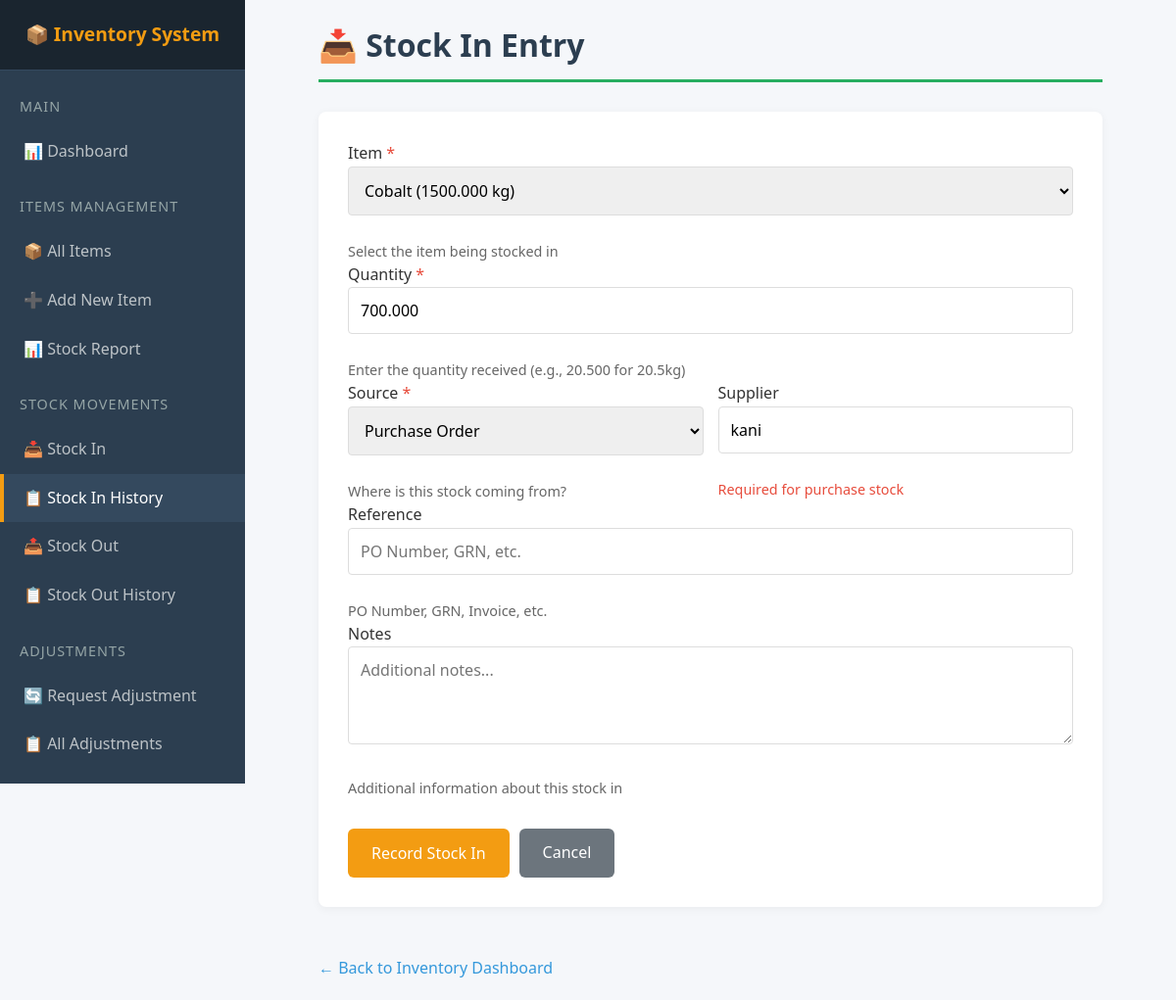
/inventory/stock-ins/1/edit/ (signed in), run on the app's committed database.
### inventory/models.py (models this page shows, shortened)
class StockIn(models.Model):
    SOURCE_CHOICES = [
        ('Purchase', 'Purchase Order'),
        ('Return', 'Customer Return'),
        ('Production', 'Production'),
        ('Adjustment', 'Stock Adjustment'),
        ('Other', 'Other'),
    ]
    STATUS_CHOICES = [
        ('pending', 'Pending Approval'),
        ('approved', 'Approved'),
        ('rejected', 'Rejected'),
    ]
    item = models.ForeignKey(Item, on_delete=models.PROTECT, related_name='stock_ins')
    quantity = models.DecimalField(max_digits=15, decimal_places=3, validators=[MinValueValidator(0.001)])
    source = models.CharField(max_length=20, choices=SOURCE_CHOICES, default='Purchase')
    supplier = models.CharField(max_length=100, blank=True, null=True)
    reference = models.CharField(max_length=100, blank=True, null=True, help_text="PO Number, GRN, etc.")
    status = models.CharField(
        max_length=20,
        choices=STATUS_CHOICES,
        default='pending'
    )
    approved_by = models.ForeignKey(User, on_delete=models.SET_NULL, null=True, blank=True, related_name='approved_stock_ins')
    approved_at = models.DateTimeField(null=True, blank=True)
    date = models.DateTimeField(auto_now_add=True)
    created_at = models.DateTimeField(auto_now_add=True)
    created_by = models.ForeignKey(User, on_delete=models.SET_NULL, null=True, related_name='created_stock_ins')
    received_by = models.CharField(max_length=100, blank=True, null=True)
    notes = models.TextField(blank=True, null=True)
    class Meta:
        ordering = ['-date']
        verbose_name = 'Stock In'
        verbose_name_plural = 'Stock Ins'

### inventory/views.py (the view)
# urls.py: path('stock-ins/<int:pk>/edit/', views.stock_in_edit, name='stock_in_edit'),
@login_required
def stock_in_edit(request, pk):
    stock_in = get_object_or_404(StockIn, pk=pk)
    can_edit = False
    if stock_in.status == 'pending':
        can_edit = True
    elif stock_in.created_at and (timezone.now() - stock_in.created_at).total_seconds() < 3600:  # 1 hour
        can_edit = True
    if not can_edit and not request.user.groups.filter(name='Manager').exists():
        messages.error(request, 'This stock entry cannot be edited. Please create a stock adjustment instead.')
        return redirect('inventory:stock_in_list')
    if request.method == 'POST':
        form = StockInForm(request.POST, instance=stock_in, user=request.user)
        if form.is_valid():
            stock_in = form.save()
            messages.success(request, f'Stock In updated for {stock_in.item.name}!')
            return redirect('inventory:stock_in_list')
    else:
        form = StockInForm(instance=stock_in, user=request.user)
    return render(request, 'inventory/stock_in_form.html', {
        'form': form,
        'editing': True,
        'stock_in': stock_in
    })

### inventory/forms.py (shortened to what this page needs)
class StockInForm(forms.ModelForm):
    class Meta:
        model = StockIn
        fields = [
            'item', 'quantity', 'source',
            'supplier', 'reference', 'notes'
        ]
        widgets = {
            'item': forms.Select(attrs={'class': 'form-control'}),
            'quantity': forms.NumberInput(attrs={'class': 'form-control', 'min': 0.001, 'step': 0.001}),
            'source': forms.Select(attrs={'class': 'form-control'}),
            'supplier': forms.TextInput(attrs={'class': 'form-control', 'placeholder': 'Supplier name'}),
            'reference': forms.TextInput(attrs={'class': 'form-control', 'placeholder': 'PO Number, GRN, etc.'}),
            'notes': forms.Textarea(attrs={'class': 'form-control', 'rows': 3, 'placeholder': 'Additional notes...'}),
        }
    def __init__(self, *args, **kwargs):
        self.user = kwargs.pop('user', None)
        super().__init__(*args, **kwargs)
        self.fields['item'].queryset = Item.objects.filter(is_active=True).order_by('name')
        if 'category' in self.fields:
            del self.fields['category']

### finance/context_processors.py (called while the page is built)
def finance_context(request):
    if request.user.is_authenticated and request.user.is_superuser:
        finance_pending_requests = FinanceEditRequest.objects.filter(
            status='Pending'
        ).count()
    else:
        finance_pending_requests = 0
    return {
        'finance_pending_requests': finance_pending_requests,
    }

### hr/context_processors.py (called while the page is built, shortened)
def leave_counts(request):
    if not request.user.is_authenticated:
        return {}
    pending_count = 0
    user_is_manager = request.user.groups.filter(name='Manager').exists()
    try:
        from .models import LeaveRequest, Employee
    except ImportError:
        pass
    return {
    'hr_pending_leaves': pending_count,
    'user_is_manager': user_is_manager,
    }

### inventory/models.py (called while the page is built)
    def __str__(self):
        return f"{self.name} ({self.quantity} {self.unit_of_measure})"

### sales/context_processors.py (called while the page is built, shortened)
def sales_sidebar_context(request):
    return {}

### inventory/templates/inventory/stock_in_form.html (shortened to what this page needs)
{% extends 'inventory/base.html' %}
{% load static %}
{% block extra_css %}
<link rel="stylesheet" href="{% static 'inventory/css/forms.css' %}">
{% endblock %}
{% block content %}
<h1>📥 Stock In Entry</h1>
<div class="form-card">
    <form method="POST" id="stockInForm">
        <div class="form-group">
            <label for="id_item" class="required">Item</label>
            {{ form.item }}
            <div class="help-text">Select the item being stocked in</div>
        </div>
        <div class="form-group">
            <label for="id_quantity" class="required">Quantity</label>
            {{ form.quantity }}
            <div class="help-text">Enter the quantity received (e.g., 20.500 for 20.5kg)</div>
        </div>
        <div class="form-row">
            <div class="form-group">
                <label for="id_source" class="required">Source</label>
                {{ form.source }}
                <div class="help-text">Where is this stock coming from?</div>
            </div>
            <div class="form-group">
                <label for="id_supplier">Supplier</label>
                {{ form.supplier }}
                <div class="help-text" id="supplierHelp">Optional for non-purchase stock</div>
            </div>
        </div>
        <div class="form-group">
            <label for="id_reference">Reference</label>
            {{ form.reference }}
            <div class="help-text">PO Number, GRN, Invoice, etc.</div>
        </div>
        <div class="form-group">
            <label for="id_notes">Notes</label>
            {{ form.notes }}
            <div class="help-text">Additional information about this stock in</div>
        </div>
        <div class="actions">
            <button type="submit" class="btn btn-success" id="submitBtn">
                <span id="submitText">Record Stock In</span>
            </button>
            <a href="{% url 'inventory:stock_in_list' %}" class="btn btn-secondary">Cancel</a>
        </div>
    </form>
</div>
<a href="{% url 'inventory:dashboard' %}" class="back-link">← Back to Inventory Dashboard</a>
{% endblock %}

### inventory/static/inventory/css/base.css (style rules this page uses)
* { font-family: 'Segoe UI', sans-serif; margin: 0; padding: 0; box-sizing: border-box; }
body { background: #f5f7fa; color: #333; line-height: 1.6; display: flex; min-height: 100vh; }
h1 { color: #2c3e50; margin-bottom: 20px; padding-bottom: 10px; border-bottom: 3px solid #f39c12; }
.btn { padding: 10px 20px; background: #3498db; color: white; text-decoration: none; border-radius: 6px; font-weight: 500; display: inline-block; cursor: pointer; border: none; font-size: 0.95em; transition: background 0.3s; }
.btn-secondary { background: #6c757d; }
.btn-success { background: #27ae60; }

### inventory/static/inventory/css/components.css (style rules this page uses)
.btn { padding: 10px 20px; background: #3498db; color: white; text-decoration: none; border-radius: 6px; font-weight: 500; display: inline-block; cursor: pointer; border: none; font-size: 0.95em; transition: background 0.3s; }
.btn-success { background: #27ae60; }
.btn-secondary { background: #6c757d; }

### inventory/static/inventory/css/forms.css (style rules this page uses)
.required::after { content: " *"; color: #e74c3c; }
.form-control, .form-select, textarea.form-control { width: 100%; padding: 12px; border: 1px solid #ddd; border-radius: 4px; font-size: 1em; margin-bottom: 20px; box-sizing: border-box; transition: border-color 0.3s, box-shadow 0.3s; }
textarea.form-control { min-height: 100px; resize: vertical; }
.btn { padding: 12px 24px; background: #f39c12; color: white; text-decoration: none; border-radius: 6px; font-weight: 500; display: inline-block; border: none; cursor: pointer; font-size: 1em; transition: background 0.3s; }
.btn-secondary { background: #6c757d; }
.back-link { display: inline-block; margin-top: 20px; color: #3498db; text-decoration: none; font-weight: 500; }

### inventory/templates/inventory/stock_in_form.html (style rules this page uses)
h1 { color: #2c3e50; margin-bottom: 30px; padding-bottom: 10px; border-bottom: 3px solid #27ae60; }
.form-card { background: white; padding: 30px; border-radius: 8px; box-shadow: 0 2px 10px rgba(0,0,0,0.05); margin-bottom: 30px; }
.help-text { font-size: 0.9em; color: #666; margin-top: 5px; display: block; }
.form-row { display: flex; gap: 15px; }
.form-row .form-group { flex: 1; }
.required::after { content: " *"; color: #e74c3c; }
.actions { display: flex; gap: 10px; margin-top: 30px; }
.back-link { display: inline-block; margin-top: 20px; color: #3498db; text-decoration: none; font-weight: 500; }

### data on the page
StockIn: item "Cobalt (1500.000 kg)", quantity "700.000", source "Purchase Order", supplier "kani"
